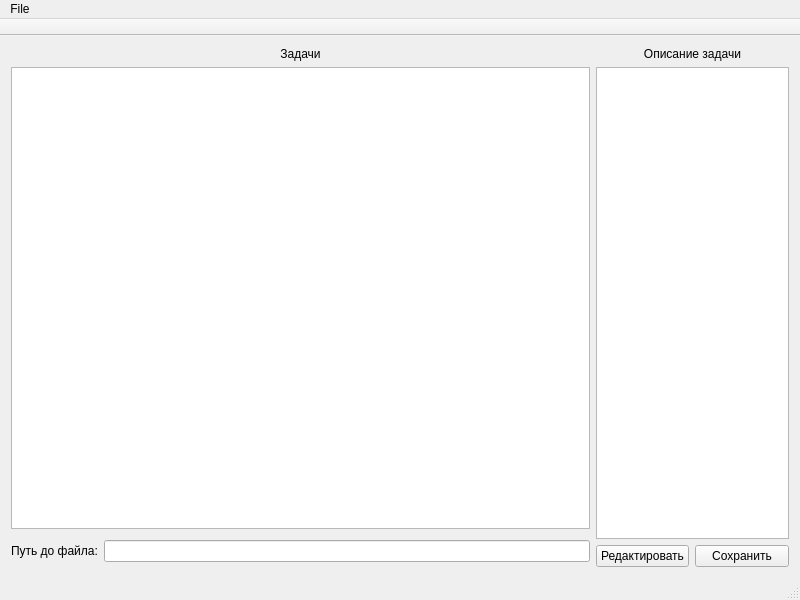
<?xml version="1.0" encoding="UTF-8"?>
<ui version="4.0">
 <class>MainWindow</class>
 <widget class="QMainWindow" name="MainWindow">
  <property name="geometry">
   <rect>
    <x>0</x>
    <y>0</y>
    <width>800</width>
    <height>600</height>
   </rect>
  </property>
  <property name="windowTitle">
   <string>LightTaskManager</string>
  </property>
  <widget class="QWidget" name="centralWidget">
   <layout class="QGridLayout" name="gridLayout">
    <item row="0" column="0">
     <widget class="QFrame" name="taskContainerFrame">
      <property name="sizePolicy">
       <sizepolicy hsizetype="Preferred" vsizetype="Preferred">
        <horstretch>3</horstretch>
        <verstretch>0</verstretch>
       </sizepolicy>
      </property>
      <property name="frameShape">
       <enum>QFrame::NoFrame</enum>
      </property>
      <property name="frameShadow">
       <enum>QFrame::Raised</enum>
      </property>
      <layout class="QVBoxLayout" name="verticalLayout_2">
       <property name="leftMargin">
        <number>0</number>
       </property>
       <property name="topMargin">
        <number>0</number>
       </property>
       <property name="rightMargin">
        <number>0</number>
       </property>
       <property name="bottomMargin">
        <number>0</number>
       </property>
       <item>
        <widget class="QLabel" name="taskContainerLabel">
         <property name="text">
          <string>Задачи</string>
         </property>
         <property name="alignment">
          <set>Qt::AlignCenter</set>
         </property>
        </widget>
       </item>
       <item>
        <widget class="QTableWidget" name="taskContainerTableWidget">
         <property name="editTriggers">
          <set>QAbstractItemView::NoEditTriggers</set>
         </property>
         <property name="alternatingRowColors">
          <bool>true</bool>
         </property>
         <property name="showGrid">
          <bool>true</bool>
         </property>
         <property name="gridStyle">
          <enum>Qt::DashLine</enum>
         </property>
         <property name="sortingEnabled">
          <bool>false</bool>
         </property>
         <attribute name="horizontalHeaderVisible">
          <bool>true</bool>
         </attribute>
         <attribute name="horizontalHeaderCascadingSectionResizes">
          <bool>false</bool>
         </attribute>
         <attribute name="horizontalHeaderStretchLastSection">
          <bool>false</bool>
         </attribute>
         <attribute name="verticalHeaderVisible">
          <bool>false</bool>
         </attribute>
         <attribute name="verticalHeaderStretchLastSection">
          <bool>false</bool>
         </attribute>
        </widget>
       </item>
      </layout>
     </widget>
    </item>
    <item row="0" column="1" rowspan="2">
     <widget class="QFrame" name="currentTaskFrame">
      <property name="sizePolicy">
       <sizepolicy hsizetype="Preferred" vsizetype="Preferred">
        <horstretch>1</horstretch>
        <verstretch>0</verstretch>
       </sizepolicy>
      </property>
      <property name="frameShape">
       <enum>QFrame::NoFrame</enum>
      </property>
      <property name="frameShadow">
       <enum>QFrame::Raised</enum>
      </property>
      <layout class="QGridLayout" name="gridLayout_2">
       <property name="leftMargin">
        <number>0</number>
       </property>
       <property name="topMargin">
        <number>0</number>
       </property>
       <property name="rightMargin">
        <number>0</number>
       </property>
       <property name="bottomMargin">
        <number>0</number>
       </property>
       <item row="2" column="0">
        <widget class="QPushButton" name="editTaskPushButton">
         <property name="text">
          <string>Редактировать</string>
         </property>
        </widget>
       </item>
       <item row="2" column="1">
        <widget class="QPushButton" name="saveTaskPushButton">
         <property name="text">
          <string>Сохранить</string>
         </property>
        </widget>
       </item>
       <item row="1" column="0" colspan="2">
        <widget class="QPlainTextEdit" name="currentTaskPlainTextEdit"/>
       </item>
       <item row="0" column="0" colspan="2">
        <widget class="QLabel" name="currentTaskLabel">
         <property name="text">
          <string>Описание задачи</string>
         </property>
         <property name="alignment">
          <set>Qt::AlignCenter</set>
         </property>
        </widget>
       </item>
      </layout>
     </widget>
    </item>
    <item row="1" column="0">
     <widget class="QFrame" name="filePathFrame">
      <property name="frameShape">
       <enum>QFrame::NoFrame</enum>
      </property>
      <property name="frameShadow">
       <enum>QFrame::Raised</enum>
      </property>
      <layout class="QHBoxLayout" name="horizontalLayout">
       <property name="leftMargin">
        <number>0</number>
       </property>
       <property name="topMargin">
        <number>5</number>
       </property>
       <property name="rightMargin">
        <number>0</number>
       </property>
       <property name="bottomMargin">
        <number>5</number>
       </property>
       <item>
        <widget class="QLabel" name="filePathLabel">
         <property name="text">
          <string>Путь до файла:</string>
         </property>
        </widget>
       </item>
       <item>
        <widget class="QLineEdit" name="filePathLineEdit">
         <property name="readOnly">
          <bool>true</bool>
         </property>
        </widget>
       </item>
      </layout>
     </widget>
    </item>
   </layout>
  </widget>
  <widget class="QMenuBar" name="menuBar">
   <property name="geometry">
    <rect>
     <x>0</x>
     <y>0</y>
     <width>800</width>
     <height>22</height>
    </rect>
   </property>
   <widget class="QMenu" name="menu">
    <property name="title">
     <string>File</string>
    </property>
    <addaction name="actionInitializeRepository"/>
    <addaction name="actionOpenRepository"/>
    <addaction name="actionAddTask"/>
    <addaction name="actionDeleteTask"/>
   </widget>
   <addaction name="menu"/>
  </widget>
  <widget class="QToolBar" name="mainToolBar">
   <property name="movable">
    <bool>false</bool>
   </property>
   <property name="allowedAreas">
    <set>Qt::AllToolBarAreas</set>
   </property>
   <property name="orientation">
    <enum>Qt::Horizontal</enum>
   </property>
   <property name="floatable">
    <bool>false</bool>
   </property>
   <attribute name="toolBarArea">
    <enum>TopToolBarArea</enum>
   </attribute>
   <attribute name="toolBarBreak">
    <bool>false</bool>
   </attribute>
  </widget>
  <widget class="QStatusBar" name="statusBar"/>
  <action name="actionInitializeRepository">
   <property name="icon">
    <iconset resource="resources/resources.qrc">
     <normaloff>:/images/images/FileNew.png</normaloff>:/images/images/FileNew.png</iconset>
   </property>
   <property name="text">
    <string>Initialize Repository</string>
   </property>
  </action>
  <action name="actionAddTask">
   <property name="icon">
    <iconset resource="resources/resources.qrc">
     <normaloff>:/images/images/Plus.png</normaloff>:/images/images/Plus.png</iconset>
   </property>
   <property name="text">
    <string>Add Task</string>
   </property>
  </action>
  <action name="actionDeleteTask">
   <property name="icon">
    <iconset resource="resources/resources.qrc">
     <normaloff>:/images/images/Minus.png</normaloff>:/images/images/Minus.png</iconset>
   </property>
   <property name="text">
    <string>Delete Task</string>
   </property>
  </action>
  <action name="actionOpenRepository">
   <property name="icon">
    <iconset resource="resources/resources.qrc">
     <normaloff>:/images/images/FileOpen.png</normaloff>:/images/images/FileOpen.png</iconset>
   </property>
   <property name="text">
    <string>Open Repository</string>
   </property>
  </action>
 </widget>
 <layoutdefault spacing="6" margin="11"/>
 <resources>
  <include location="resources/resources.qrc"/>
 </resources>
 <connections/>
</ui>
